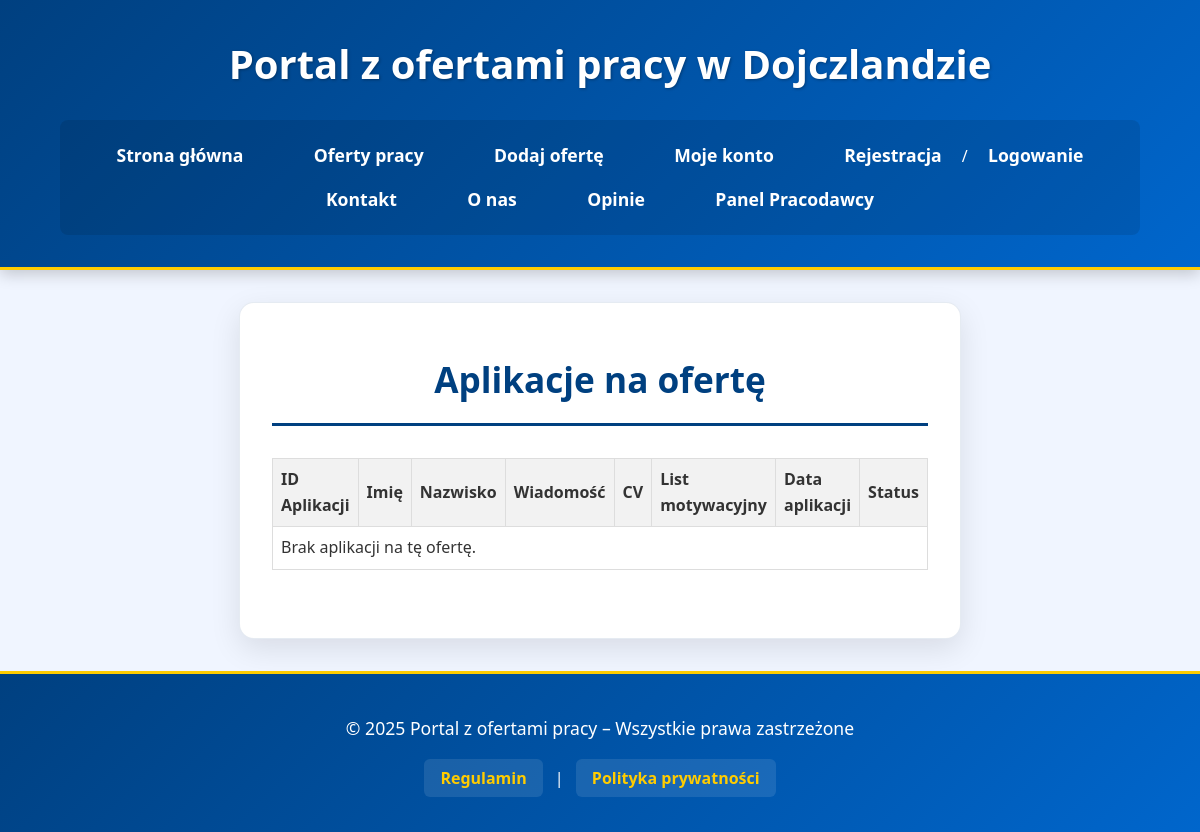
The page /aplikacje.php?id=4 (signed in) on the database as committed earlier.
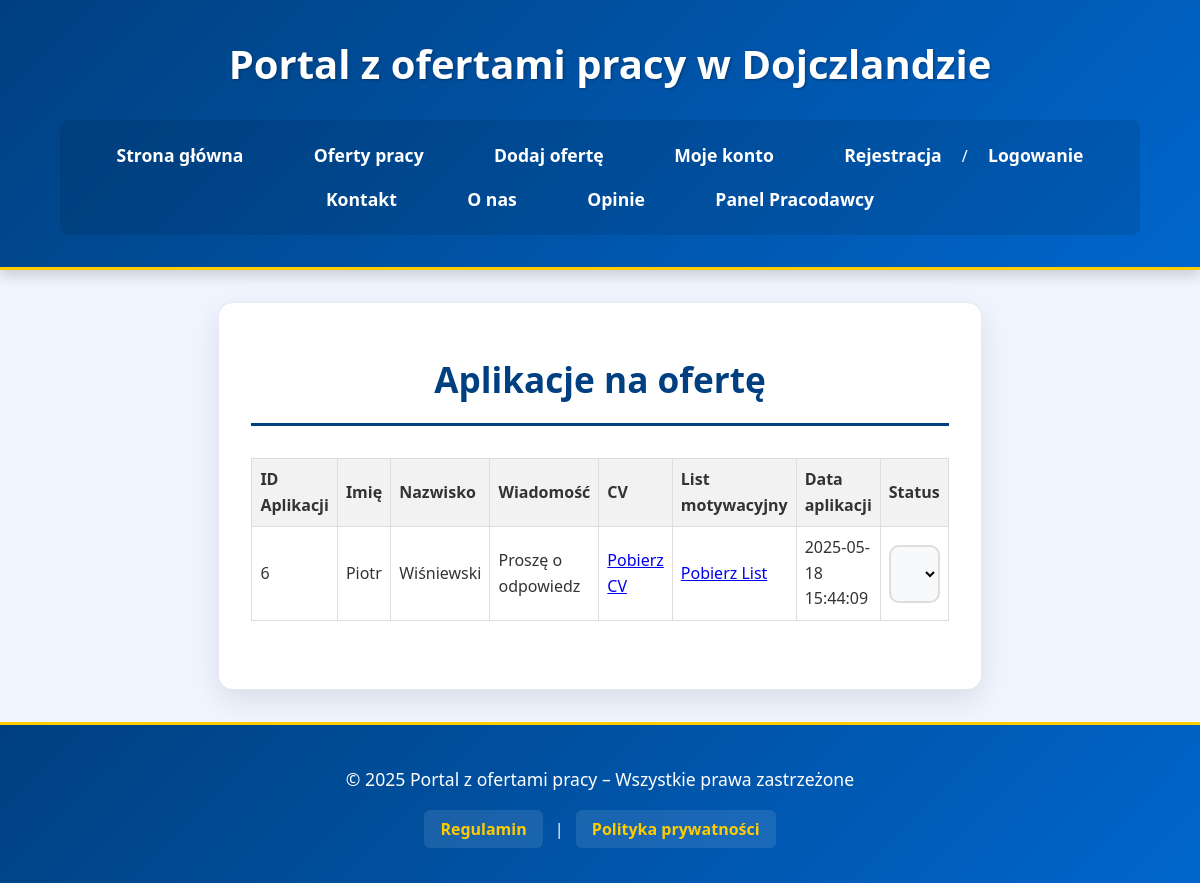
The same page on the database as committed later.
### tables this page shows
CREATE TABLE `aplikacje` (
  `id` int(11) NOT NULL,
  `id_uzytkownika` int(11) NOT NULL,
  `id_oferty` int(11) NOT NULL,
  `wiadomosc` text DEFAULT NULL,
  `cv_plik` varchar(255) DEFAULT NULL,
  `list_plik` varchar(255) DEFAULT NULL,
  `data_aplikacji` datetime DEFAULT current_timestamp(),
  `status` enum('złożona','w recenzji','odrzucona','zaakceptowana','w trakcie rozmowy') DEFAULT 'złożona',
  `data_aktualizacji` datetime DEFAULT NULL
);

CREATE TABLE `uzytkownicy` (
  `id` int(11) NOT NULL,
  `imie` varchar(100) DEFAULT NULL,
  `nazwisko` varchar(100) DEFAULT NULL,
  `email` varchar(255) NOT NULL,
  `telefon` varchar(20) DEFAULT NULL,
  `zdjecie_profilowe` varchar(255) DEFAULT NULL,
  `haslo` varchar(255) NOT NULL,
  `opis` text DEFAULT NULL,
  `rola` enum('uzytkownik','pracodawca','admin') DEFAULT 'uzytkownik',
  `aktywny` tinyint(1) DEFAULT 1,
  `data_rejestracji` datetime DEFAULT current_timestamp(),
  `ostatnie_logowanie` datetime DEFAULT NULL,
  `pensja` decimal(10,2) DEFAULT NULL
);

### aplikacje.php (the view, shortened to what this page needs)
<?php
require_once 'config.php';
$id_oferty = intval($_GET['id']);
$stmt = $conn->prepare("SELECT a.*, u.imie, u.nazwisko FROM aplikacje a JOIN uzytkownicy u ON a.id_uzytkownika = u.id WHERE a.id_oferty = ?");
$stmt->bind_param("i", $id_oferty);
$stmt->execute();
$result = $stmt->get_result();
?>
<!DOCTYPE html>
<html lang="pl">
<head>
    <link rel="stylesheet" href="styleindex.css">
</head>
<body>
<header>
    <h1>Portal z ofertami pracy w Dojczlandzie</h1>
    <nav>
        <ul>
            <li><a href="index.php">Strona główna</a></li>
            <li><a href="lista_ofert.php">Oferty pracy</a></li>
            <li><a href="dodaj_oferte.php">Dodaj ofertę</a></li>
            <li><a href="konto.php">Moje konto</a></li>
            <li><a href="rejestracja.php">Rejestracja</a> / <a href="logowanie.php">Logowanie</a></li>
            <li><a href="kontakt.php">Kontakt</a></li>
            <li><a href="o_nas.php">O nas</a></li>
            <li><a href="opinie.php">Opinie</a></li>
            <li><a href="panel_pracodawcy.php">Panel Pracodawcy</a></li>
        </ul>
    </nav>
</header>
<main>
    <h2>Aplikacje na ofertę</h2>
    <table>
        <thead>
            <tr>
                <th>ID Aplikacji</th>
                <th>Imię</th>
                <th>Nazwisko</th>
                <th>Wiadomość</th>
                <th>CV</th>
                <th>List motywacyjny</th>
                <th>Data aplikacji</th>
                <th>Status</th>
            </tr>
        </thead>
        <tbody>
            <?php
            if ($result->num_rows > 0) {
                while ($aplikacja = $result->fetch_assoc()) {
                    echo "<tr>
                            <td>{$aplikacja['id']}</td>
                            <td>{$aplikacja['imie']}</td>
                            <td>{$aplikacja['nazwisko']}</td>
                            <td>{$aplikacja['wiadomosc']}</td>
                            <td><a href='uploads/{$aplikacja['cv_plik']}' target='_blank'>Pobierz CV</a></td>
                            <td><a href='uploads/{$aplikacja['list_plik']}' target='_blank'>Pobierz List</a></td>
                            <td>{$aplikacja['data_aplikacji']}</td>
                            <td>
                                <form action='update_status.php' method='POST'>
                                    <input type='hidden' name='id_aplikacji' value='{$aplikacja['id']}'>
                                    <select name='status' onchange='this.form.submit()'>
                                        <option value='nowa' " . ($aplikacja['status'] == 'nowa' ? 'selected' : '') . ">Nowa</option>
                                        <option value='w_trakcie' " . ($aplikacja['status'] == 'w_trakcie' ? 'selected' : '') . ">W trakcie</option>
                                        <option value='odrzucona' " . ($aplikacja['status'] == 'odrzucona' ? 'selected' : '') . ">Odrzucona</option>
                                        <option value='zaakceptowana' " . ($aplikacja['status'] == 'zaakceptowana' ? 'selected' : '') . ">Zaakceptowana</option>
                                    </select>
                                </form>
                            </td>
                          </tr>";
                }
            } else {
                echo "<tr><td colspan='8'>Brak aplikacji na tę ofertę.</td></tr>";
            }
            ?>
        </tbody>
    </table>
</main>
<footer>
    <p>&copy; 2025 Portal z ofertami pracy – Wszystkie prawa zastrzeżone</p>
    <a href="regulamin.php">Regulamin</a> | <a href="polityka_prywatnosci.php">Polityka prywatności</a>
</footer>
</body>
</html>

Rows that differ between the two databases and show on the page:
added aplikacje: id "6", uzytkownicy.imie "Piotr", uzytkownicy.nazwisko "Wiśniewski", wiadomosc "Proszę o odpowiedz", data_aplikacji "2025-05-18 15:44:09"
Other text that changed with them:
text no longer shown: "Brak aplikacji na tę ofertę."
